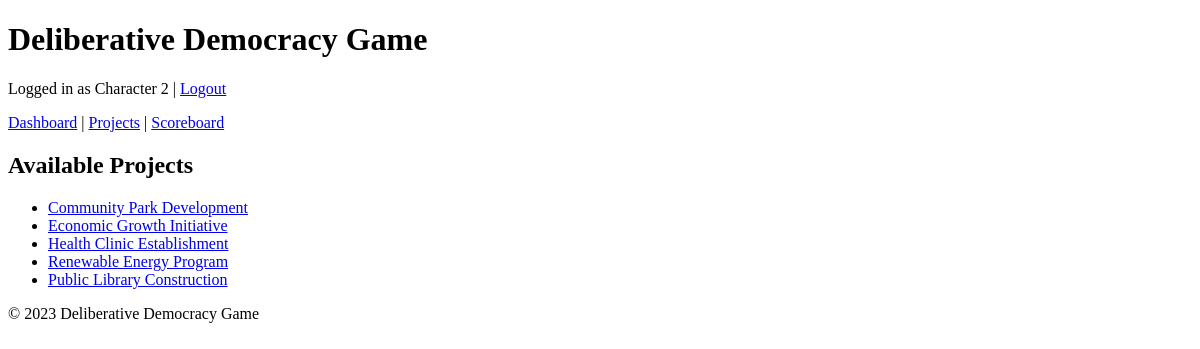
The page /projects (signed in) on the database as committed earlier.
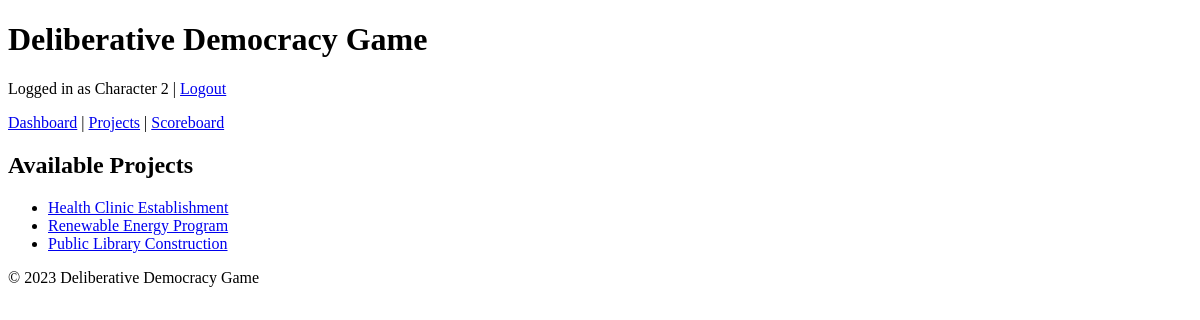
The same page on the database as committed later.
### app/models.py (models this page shows, shortened)
class Project(db.Model):
    __tablename__ = "projects"
    id = db.Column(db.Integer, primary_key=True)
    name = db.Column(db.String(128), nullable=False)
    description = db.Column(db.Text, nullable=True)
    outcomes = db.Column(db.Text, nullable=True)
    required_resources = db.Column(db.Text, nullable=True)
    is_completed = db.Column(db.Boolean, default=False)

### app/routes.py (the view)
@main.route("/projects")
@login_required
def project_list():
    projects = Project.query.filter_by(is_completed=False).all()
    return render_template("project_list.html", projects=projects)

### app/routes.py (called while the page is built)
@login_manager.user_loader
def load_user(user_id):
    return User.query.get(int(user_id))

### app/templates/project_list.html (shortened to what this page needs)
{% extends "base.html" %}
{% block content %}
<h2>Available Projects</h2>
<ul>
    {% for project in projects %}
    <li>
        <a href="{{ url_for('main.project_detail', project_id=project.id) }}">{{ project.name }}</a>
    </li>
    {% endfor %}
</ul>
{% endblock %}

Rows that differ between the two databases and show on the page:
no longer on this page (row edited): Project: name "Community Park Development"
no longer on this page (row edited): Project: name "Economic Growth Initiative"
